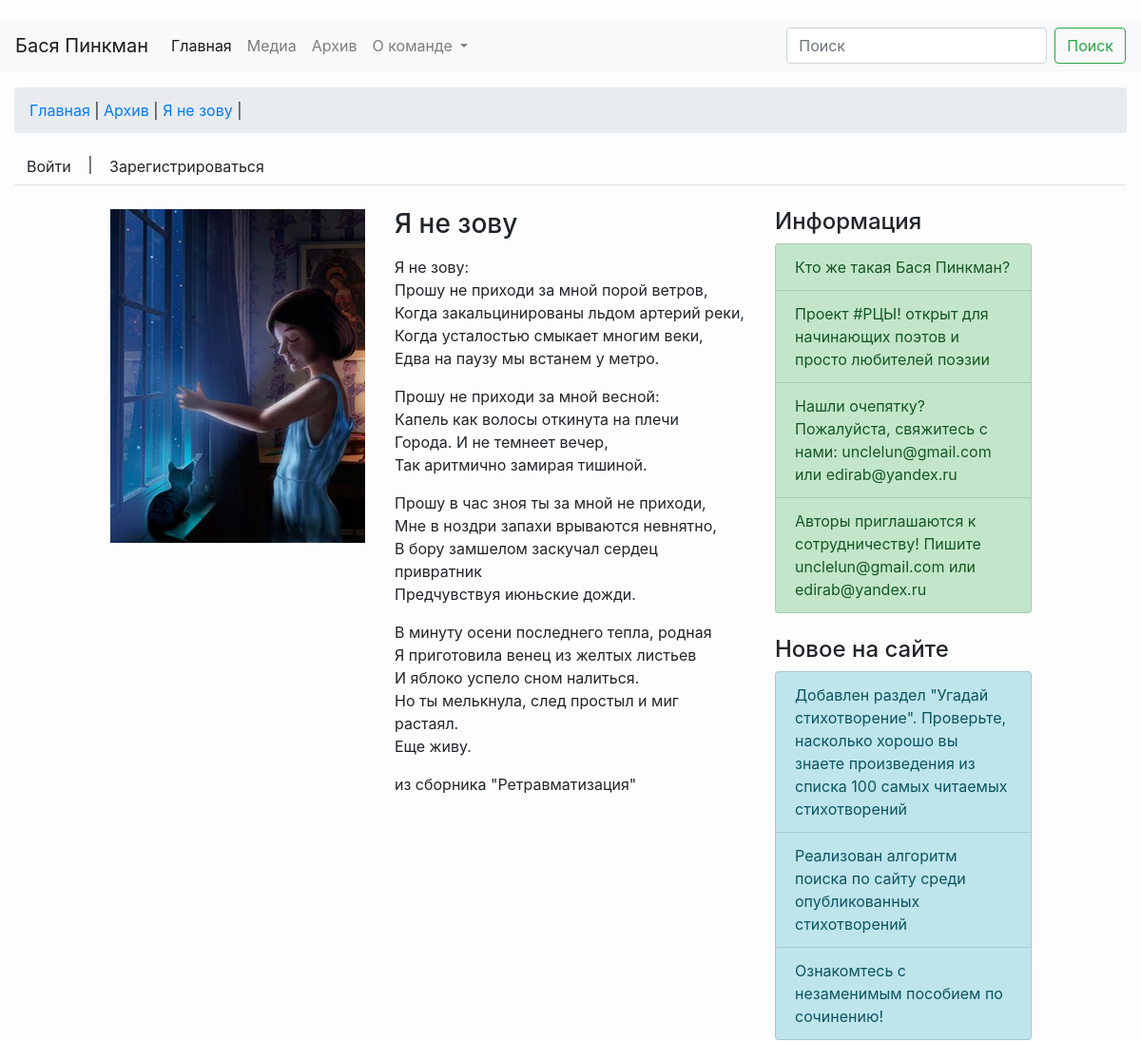
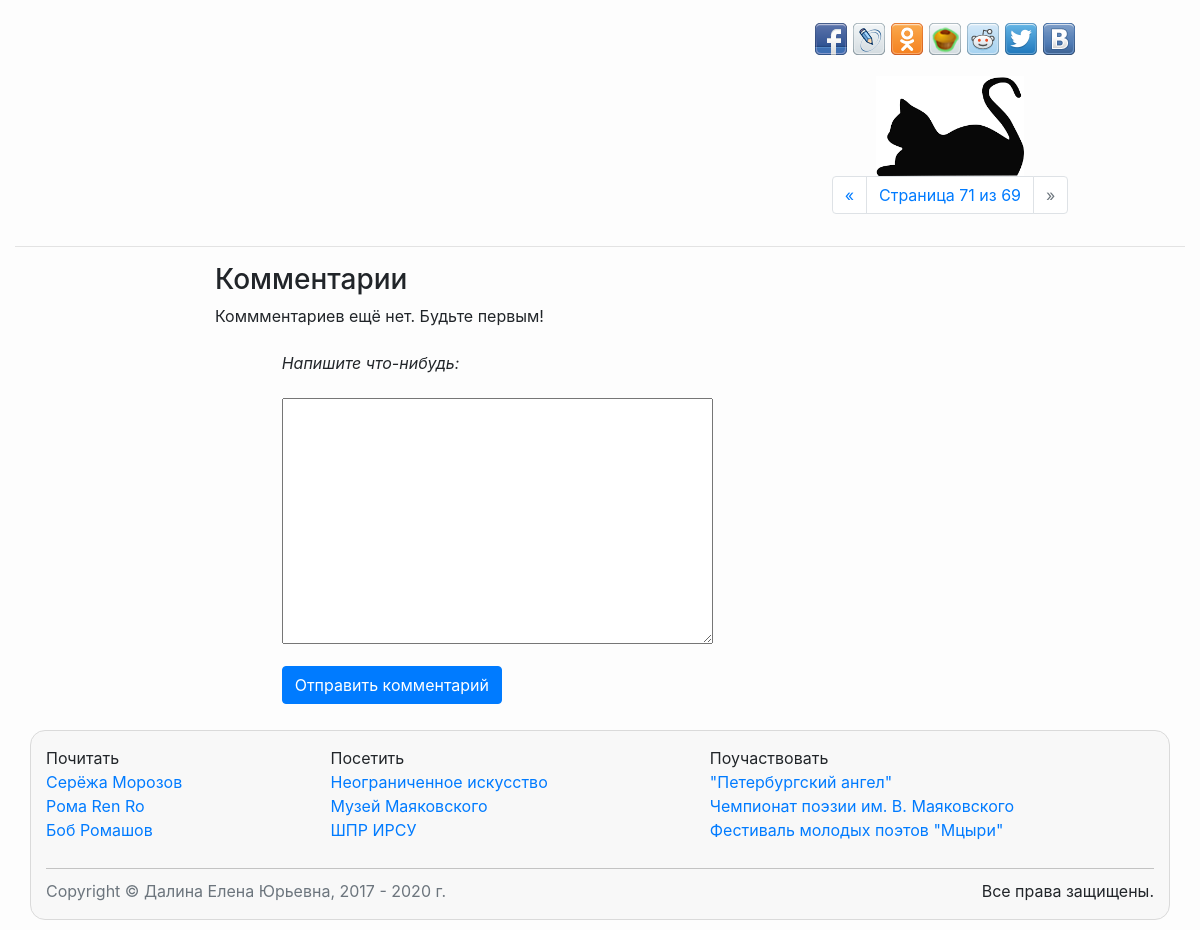
/poetry/71, run on the app's committed database (2 pictures, top to bottom).
### poetry/models.py (models this page shows, shortened)
class Poem(models.Model):
    title = models.CharField(max_length=100)
    text = models.TextField()
    image = models.ImageField(default='default.jpg', upload_to='img/')
    date_added = models.DateTimeField(auto_now_add=True)

class sideBarInfo(models.Model):
    is_active = models.BooleanField(default=True)
    text = models.CharField(max_length=512)
    link = models.CharField(max_length=512, default=None)
    date_added = models.DateTimeField(default=timezone.now())
    priority = models.IntegerField(default=0)

### poetry/views.py (the view)
# urls.py: path('<int:poem_id>', views.currentPoem),
def currentPoem(request, poem_id):
    sideBarElems = sideBar()
    currPoem = get_object_or_404(Poem, id=poem_id)
    breadcrumbs = [
                    {"Главная": '/'},
                    {"Архив": "allpoems"},
                    {currPoem.title : currPoem.id},
            ]
    comments = Comment.objects.filter(comment_poem=poem_id).filter(is_active=True)
    error = False
    poem_list = Poem.objects.order_by('id')
    paginator = Paginator(poem_list, 1)
    max_pages = paginator.num_pages
    try:
        poem_list = paginator.page(poem_id)
    except PageNotAnInteger:
        poem_list = paginator.page(1)
    except EmptyPage:
        poem_list = paginator.page(paginator.num_pages)
    if request.method == 'POST':
        comment_form = CommentForm(data=request.POST)
        if request.user.is_authenticated:
            if comment_form.is_valid():
                new_comment = comment_form.save(commit=False)
                new_comment.comment_poem = currPoem
                new_comment.comment_author = request.user
                new_comment.save()
        else:
            error = True
    else:
        comment_form = CommentForm()
    context = {
                "sideBarElems": sideBarElems,
                "currPoem": currPoem,
                "breadcrumbs": breadcrumbs,
                "poem_list": poem_list,
                "max_pages": max_pages,
                "commentForm": comment_form,
                "comments": comments,
                "error": error,
               }
    return render(request, 'poetry/singlePoem.html', context)

### poetry/forms.py
class CommentForm(ModelForm):
    class Meta:
        model = Comment
        fields = ['comment_text']

### poetry/views.py (called while the page is built)
def sideBar():
    sideBarElements = sideBarInfo.objects.filter(is_active=True).order_by('-priority')
    return sideBarElements

### poetry/templates/poetry/singlePoem.html (shortened to what this page needs)
{% extends "poetry/base.html" %}
{% block content %}
    <div class="col-xs-12 col-sm-5 col-md-4 col-lg-3  col-lg-offset-1 image__wrapper">
    {% load static %}
        <img class="img-fluid minimized" src="{{ currPoem.image.url }}" alt="{{ currPoem.title }}">
    </div>
    <div class="col-xs-12 col-sm-7 col-md-5 col-lg-4">
        <h3> {{ currPoem.title }}</h3>
        <p>{{ currPoem.text | linebreaks }}</p>
    </div>
    <div class="col-xs-12 col-sm-10 col-md-7 col-lg-3">
        {% include 'poetry/../sidebarInfo.html' %}
        <br/>
        {% include 'poetry/../sidebarAdds.html' %}
        <br/>
        <div class="socialButtons"></div>
        {% include 'poetry/../pagination.html' %}
    </div>
    <div class="col-lg-12 col-md-12 col-sm-12 col-xs-12">
        <hr>
    </div>
    <div class="col-xs-12 col-sm-12 col-md-10 col-lg-8">
        {% include 'poetry/comments.html' %}
    </div>
{% endblock content %}

### poetry/templates/poetry/base.html (shortened to what this page needs)
<!DOCTYPE html>
<html lang="en">
<head>
    {% load static %}
    {% load bootstrap4 %}
    {% bootstrap_css %}
    {% load static %}
    <link href="{% static 'css/custom.css' %}" rel="stylesheet" type="text/css" >
</head>
<body>
    {% include 'navbar.html' %}
<div class="container-fluid">
        <div class="row justify-content-center">
              <div class="col-12 mt-3">
                {% include 'breadcrumbs.html' %}
                <span>
                {% if  not user.is_authenticated %}
                     <a href="{% url 'login' %}" class="btn">Войти</a> | <a href="{% url 'register' %}" class="btn">Зарегистрироваться</a>
                {% else %}
                    <a href = "{% url 'profile' %}" class="btn">Профиль {{ user.username }}</a> | <a href="{% url 'logout' %}" class="btn">Выйти</a>
                    {% if user.username == "basya" %}
                        <a href="/admin" class="btn btn-success">Панель управления</a>
                    {% endif %}
                {% endif %}
                </span>
                <hr class="mt-0 mb-4">
              </div>
        </div>
        <div class="row justify-content-center">
            {% block content %}
            {% endblock content %}
        </div>
</div>
    {% include "footer.html" %}
</body>
</html>

### poetry/templates/navbar.html (shortened to what this page needs)
<nav class="navbar navbar-expand-lg navbar-light bg-light">
  <a class="navbar-brand" href="{% url 'index' %}">Бася Пинкман</a>
  <div class="collapse navbar-collapse" id="navbarSupportedContent">
    <ul class="navbar-nav mr-auto">
        <li class="nav-item active">
            <a class="nav-link" href="{% url 'index' %}">Главная <span class="sr-only">(current)</span></a>
        </li>
        <li class="nav-item">
            <a class="nav-link" href="{% url 'media' %}">Медиа</a>
        </li>
        <li class="nav-item">
            <a class="nav-link" href="{% url 'allPoems' %}">Архив</a>
        </li>
        <li class="nav-item dropdown">
            <a class="nav-link dropdown-toggle" href="#" id="navbarDropdown" role="button" data-toggle="dropdown" aria-haspopup="true" aria-expanded="false">
            О команде
            </a>
        </li>
    </ul>
    <form class="form-inline my-2 my-lg-0" action="{% url 'do_search' %}" method="get">
      <input class="form-control mr-sm-2" type="search" name="search_string" placeholder="Поиск" aria-label="Search">
      <button class="btn btn-outline-success my-2 my-sm-0" type="submit">Поиск</button>
    </form>
  </div>
</nav>

### poetry/templates/breadcrumbs.html
{% if  breadcrumbs is not None %}
    <ol class="breadcrumb">
        {% for elem in breadcrumbs %}
            {% for k, v in elem.items %}
                <li><a href="{{ v }}">{{ k }}</a>&nbsp;|&nbsp;</li>
            {% endfor %}
        {% endfor %}
    </ol>
{% endif %}

### poetry/templates/sidebarInfo.html
       <h4 class="page-header">Информация</h4>
       <ul class="list-group">
           {% for elem in sideBarElems %}
               <a href="{{ elem.link }}" class="list-group-item list-group-item-success">{{ elem.text }}</a>
           {% empty %}
               <a href="#" class="list-group-item list-group-item-info"> Пока что ничего важного не случилось...</a>
           {% endfor %}
       </ul>

### poetry/templates/sidebarAdds.html
    <h4 class="page-header">Новое на сайте</h4>
    <ul class="list-group">
        <a href="{% url 'guess' %}" class="list-group-item list-group-item-info">Добавлен раздел "Угадай стихотворение".
           Проверьте, насколько хорошо вы знаете произведения из списка 100 самых читаемых стихотворений</a>
        <a href="/search/?search_string=любовь" class="list-group-item list-group-item-info">Реализован алгоритм поиска по сайту среди опубликованных стихотворений</a>
        <a href="{% url 'easypoem' %}" class="list-group-item list-group-item-info">Ознакомтесь с незаменимым пособием по сочинению!</a>
    </ul>

### poetry/templates/pagination.html
    {% if poem_list.has_other_pages %}
<div style="margin-top: 15px">
    {% load static %}
    <img class="img-fluid lying_cat" src="{% static 'snippets/lying_cat.png' %}" alt="">
    <nav aria-label="Poetry pagination">
        <ul class="pagination justify-content-center">
            {% if poem_list.has_previous %}
                <li class="page-item"><a class="page-link" href="/poetry/{{ poem_list.previous_page_number }}">&laquo</a></li>
            {% else %}
                <li class="page-item disabled"><a class="page-link">&laquo</a></li>
            {% endif %}
                <li class="page-item">
                    <a class="page-link active">
                          Страница {{ currPoem.id }} из {{ max_pages }}
                    </a>
                </li>
            {% if poem_list.has_next %}
                <li class="page-item"><a class="page-link" href="/poetry/{{ poem_list.next_page_number }}">&raquo</a></li>
            {% else %}
                <li class="page-item disabled"><a class="page-link">&raquo</a></li>
            {% endif %}
        </ul>
    </nav>
</div>
    {% endif %}

### poetry/templates/poetry/comments.html (shortened to what this page needs)
<link href="https://maxcdn.bootstrapcdn.com/font-awesome/4.7.0/css/font-awesome.min.css" rel="stylesheet">
<div class="row">
<div class="col-xs-12 col-sm-12 col-md-11 col-lg-offset-1 col-lg-10">
    <h3>Комментарии</h3>
</div>
    {% for comment in comments %}
    <div class="col-xs-12 col-sm-12 col-md-11 col-lg-offset-1 col-lg-10">
        <div class="media g-mb-30 media-comment">
            <img class="d-flex g-width-50 g-height-50 rounded-circle g-mt-3 g-mr-15"
                 {% comment %}
                 src="https://bootdey.com/img/Content/avatar/avatar7.png" alt="Image Description">
                {% endcomment %}
                src="{{ comment.comment_author.profile.image.url }}" alt="Image Description">
            <div class="media-body u-shadow-v18 g-bg-secondary g-pa-30">
              <div class="g-mb-15">
                <h5 class="h5 g-color-gray-dark-v1 mb-0">{{ comment.comment_author }}</h5>
                <span class="g-color-gray-dark-v4 g-font-size-12">{{ comment.comment_pub_date }}</span>
              </div>
                <p> {{ comment.comment_text }}</p>
              <ul class="list-inline d-sm-flex my-0">
              {% comment %}
              Данный функционал пока не реализован)
                    <li class="list-inline-item g-mr-20">
                      <a class="u-link-v5 g-color-gray-dark-v4 g-color-primary--hover" href="#!">
                        <i class="fa fa-thumbs-up g-pos-rel g-top-1 g-mr-3"></i>
                        178
                      </a>
                    </li>
                    <li class="list-inline-item g-mr-20">
                      <a class="u-link-v5 g-color-gray-dark-v4 g-color-primary--hover" href="#!">
                        <i class="fa fa-thumbs-down g-pos-rel g-top-1 g-mr-3"></i>
                        34
                      </a>
                    </li>
                    <li class="list-inline-item ml-auto">
                      <a class="u-link-v5 g-color-gray-dark-v4 g-color-primary--hover" href="#!">
                        <i class="fa fa-reply g-pos-rel g-top-1 g-mr-3"></i>
                        Reply
                      </a>
                    </li>
                {%  endcomment %}
              </ul>
            </div>
        </div>
    </div>
    {% empty %}
        <div class="col-xs-12 col-sm-12 col-md-11 col-lg-offset-1 col-lg-10">
            <p>Коммментариев ещё нет. Будьте первым!</p>
        </div>
    {% endfor %}
</div>
<div class="row  justify-content-center">
    <div class="col-xs-12 col-sm-10 col-sm-offset-2 col-md-10 col-md-offset-2 col-lg-10 col-lg-offset-2">
        <form action = '' method = "post">
            <div class="form-group row">
                <label for="id_comment_text" class="col-sm-9 col-md-9 col-lg-10 col-form-label"><i>Напишите что-нибудь: </i></label>
            </div>
            <div class="form-group row">
                 <div class="col-sm-9 col-md-9 col-lg-10">
                    {{ commentForm.comment_text }}
                 </div>
            </div>
            <div class="form-group row">
                <div class="col-sm-10">
                    <button type="submit" class="btn btn-primary">Отправить комментарий</button>
                </div>
            </div>
        </form>
    </div>
</div>

### poetry/templates/footer.html
<div class="container" id = "footer1">
    <div class="row">
            <div class="col-3">
                <ul class="list-unstyled">
                    <li>Почитать<li>
                    <li><a href="https://vk.com/written_by">Серёжа Морозов</a></li>
                    <li><a href="https://itunes.apple.com/ru/artist/renro/id994868498">Рома Ren Ro</a></li>
                    <li><a href="https://m.vk.com/bobstihi">Боб Ромашов</a></li>
                </ul>
            </div>
            <div class="col-4">
                <ul class="list-unstyled">
                    <li>Посетить<li>
                    <li><a href="https://vk.com/club118528507">Неограниченное искусство</a></li>
					<li><a href="https://muzeimayakovskogo.ru">Музей Маяковского</a></li>
                    <li><a href="https://irsu.info/">ШПР ИРСУ</a></li>
                </ul>
            </div>
            <div class="col-5">
                <ul class="list-unstyled">
                    <li>Поучаствовать<li>
                    <li><a href="https://vk.com/event119796061">"Петербургский ангел"</a></li>
                    <li><a href="https://vk.com/poetrychemp">Чемпионат поэзии им. В. Маяковского</a></li>
                    <li><a href="https://vk.com/mziri">Фестиваль молодых поэтов "Мцыри"</a></li>
                </ul>
            </div>
    </div>
    <hr id = "footer1hr">
    <div class="row">
            <div class="col-6">
                <p class="text-muted text-left">Copyright &copy; Далина Елена Юрьевна, 2017 - {% now 'Y' %} г.</p>
            </div>
			<div class="col-6">
                <ul class="list-unstyled list-inline text-right">
                    <li>Все права защищены.</li>
                </ul>
            </div>
        </div>
</div>

### static/css/custom.css (style rules this page uses)
.img-fluid { max-width: 100%; height: auto; }
#footer1 { background-color: #f8f8f8; border-radius: 15px; border: 1px solid #dadada; margin-top: 10px; margin-bottom: 10px; padding-top: 15px; }
#footer1hr { margin-top: 10px; margin-bottom: 10px; border-top: 1px solid #c3c3c3; }
.lying_cat { display: block; margin-left: auto; margin-right: auto; max-height: 100px; //margin-bottom: 5%; }

### static/css/comments.css (style rules this page uses)
body { margin-top:20px; background:#FDFDFD; }

### static/css/image-popup.css (style rules this page uses)
.minimized { cursor: pointer; border: 1px solid #FFF; }

### data on the page
Poem: elem "Я не зову", image (picture), title "Я не зову", text "Я не зову: Прошу не приходи за мной порой ветров, Когда закальцинированы льдом артерий реки, Когда усталостью смыкает многим веки, Едва на паузу мы встанем у метро. Прошу не приходи за мной весной: Капель как волосы откинута на плечи Города. И не темнеет вечер, Так аритмично замирая тишиной. Прошу в час зноя ты за мной не приходи, Мне в ноздри запахи врываются невнятно, В бору замшелом заскучал сердец привратник Предчувствуя июньские дожди. В минуту осени последнего тепла, родная Я приготовила венец из желтых листьев И яблоко успело сном налиться. Но ты мелькнула, след простыл и миг растаял. Еще живу. из сборника \"Ретравматизация\"", id "71"
sideBarInfo: text "Кто же такая Бася Пинкман?"
sideBarInfo: text "Проект #РЦЫ! открыт для начинающих поэтов и просто любителей поэзии"
sideBarInfo: text "Нашли очепятку? Пожалуйста, свяжитесь с нами: unclelun@gmail.com или edirab@yandex.ru"
sideBarInfo: text "Авторы приглашаются к сотрудничеству! Пишите unclelun@gmail.com или edirab@yandex.ru"

### other printed values
{{ k }} "Главная" "Архив"
{{ max_pages }} "69"
